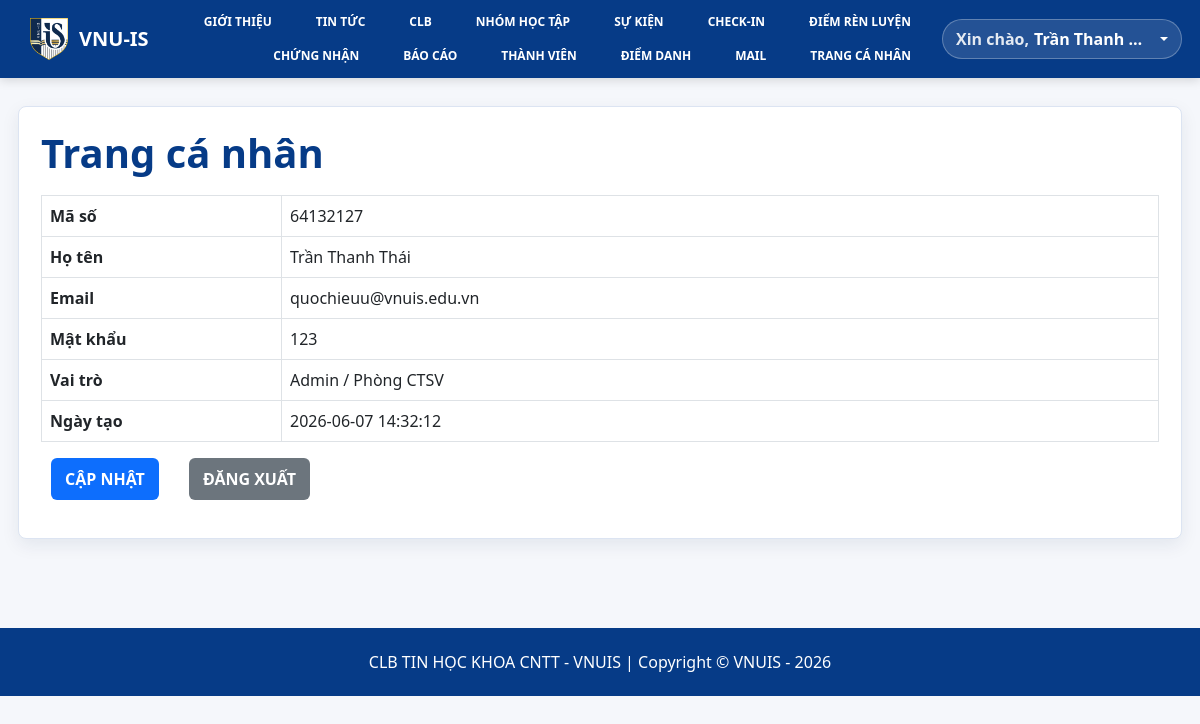
/ThanhVien_Admin_64131060/Admin_Page_64131060 (signed in), run on the app's committed database.
### tables this page shows
CREATE TABLE ThanhVien (
    MaThanhVien VARCHAR(50) PRIMARY KEY,
    HoTen VARCHAR(100) NOT NULL,
    Email VARCHAR(100) UNIQUE NOT NULL,
    MatKhau VARCHAR(255) NOT NULL,
    MaVaiTro VARCHAR(50) NOT NULL,
    NgayTao DATETIME DEFAULT CURRENT_TIMESTAMP,
    CONSTRAINT fk_thanhvien_vaitro FOREIGN KEY (MaVaiTro) REFERENCES VaiTro(MaVaiTro)
);

CREATE TABLE VaiTro (
    MaVaiTro VARCHAR(50) PRIMARY KEY,
    TenVaiTro VARCHAR(50) NOT NULL
);

### app/controllers/ThanhVien_Admin_64131060Controller.php (called while the page is built, shortened)
<?php
class ThanhVien_Admin_64131060Controller extends Controller
{
    private string $controllerName = 'ThanhVien_Admin_64131060';
    public function Admin_Page_64131060(): void { $this->renderProfile($this->controllerName, 'Edit_Admin_64131060'); }
}

### app/core/Router.php (called while the page is built, shortened)
<?php
class Router
{
    public function dispatch(): void
    {
        $path = trim($_GET['url'] ?? '', '/');
        $parts = $path === '' ? [] : array_values(array_filter(explode('/', $path), fn($part) => $part !== ''));
        $controller = $this->clean($parts[0] ?? 'TrangChu_64131060');
        $action = $this->clean($parts[1] ?? $controller);
        $params = array_slice($parts, 2);
        $instance = new $class();
        call_user_func_array([$instance, $action], $params);
    }
    private function clean(string $value): string
    {
        return preg_replace('/[^A-Za-z0-9_]/', '', $value) ?: 'TrangChu_64131060';
    }
}

### public/index.php (called while the page is built, shortened)
<?php
require_once APP_PATH . '/core/helpers.php';
require_once APP_PATH . '/core/Database.php';
require_once APP_PATH . '/core/Controller.php';
require_once APP_PATH . '/core/Repository.php';
require_once APP_PATH . '/core/Validator.php';
require_once APP_PATH . '/core/Router.php';
(new Router())->dispatch();

### app/core/helpers.php (called while the page is built, shortened)
<?php
function h($value): string
{
    return htmlspecialchars((string)($value ?? ''), ENT_QUOTES, 'UTF-8');
}
function base_url(string $path = ''): string
{
    $script = $_SERVER['SCRIPT_NAME'] ?? '/index.php';
    $base = rtrim(str_replace('\\', '/', dirname($script)), '/');
    if ($base === '' || $base === '.') {
        $base = '';
    }
    return $base . ($path !== '' ? '/' . ltrim($path, '/') : '');
}
function url_for(string $controller, string $action = '', array $params = []): string
{
    $path = trim($controller, '/');
    if ($action !== '') {
        $path .= '/' . trim($action, '/');
    }
    $url = base_url($path);
    return $params ? $url . '?' . http_build_query($params) : $url;
}
function current_email(): ?string
{
    return $_SESSION['Email'] ?? null;
}

### app/core/Repository.php (called while the page is built, shortened)
<?php
class Repository
{
    private PDO $db;
    public function __construct()
    {
        $this->db = Database::connection();
    }
    private function fetchOne(string $sql, array $params = []): ?array
    {
        $stmt = $this->db->prepare($sql);
        $stmt->execute($params);
        $row = $stmt->fetch();
        return $row ?: null;
    }
}

### app/config/database.php (called while the page is built)
<?php
return [
    'host' => 'localhost',
    'database' => 'clbtinhoc_64131060',
    'username' => 'root',
    'password' => '',
    'charset' => 'utf8mb4',
];

### app/core/Database.php (called while the page is built)
<?php
class Database
{
    private static ?PDO $connection = null;
    public static function connection(): PDO
    {
        if (self::$connection === null) {
            $config = require APP_PATH . '/config/database.php';
            $dsn = sprintf('mysql:host=%s;dbname=%s;charset=%s', $config['host'], $config['database'], $config['charset']);
            self::$connection = new PDO($dsn, $config['username'], $config['password'], [
                PDO::ATTR_ERRMODE => PDO::ERRMODE_EXCEPTION,
                PDO::ATTR_DEFAULT_FETCH_MODE => PDO::FETCH_ASSOC,
                PDO::ATTR_EMULATE_PREPARES => false,
            ]);
        }
        return self::$connection;
    }
}

### app/core/repository/MemberRepositoryTrait.php (called while the page is built, shortened)
<?php
trait MemberRepositoryTrait
{
    public function findMemberByEmail(?string $email): ?array
    {
        return $this->fetchOne('SELECT ThanhVien.*, VaiTro.TenVaiTro
            FROM ThanhVien
            LEFT JOIN VaiTro ON VaiTro.MaVaiTro = ThanhVien.MaVaiTro
            WHERE ThanhVien.Email = :email
            LIMIT 1', ['email' => $email]);
    }
}

### app/views/generic/profile.php (the view, shortened to what this page needs)
<section class="panel">
    <h1 class="page-title"><?= h($data['title']) ?></h1>
    <table class="table table-bordered">
        <?php foreach ($data['cfg']['list'] as $field => $label): ?>
            <tr><th style="width:240px;"><?= h($label) ?></th><td><?= h($data['row'][$field] ?? '') ?></td></tr>
        <?php endforeach; ?>
    </table>
    <div class="toolbar">
        <a class="btn-main" href="<?= url_for($data['controller'], $data['editAction'], ['MaThanhVien' => $data['row']['MaThanhVien']]) ?>">CẬP NHẬT</a>
        <a class="btn-back" href="<?= url_for('Login_64131060', 'Logout_64131060') ?>">ĐĂNG XUẤT</a>
    </div>
</section>

### public/Content/Site.css (style rules this page uses)
﻿ html, body { font-family: "Segoe UI", Tahoma, Arial, sans-serif; }

### public/Content/StyleAdmin.css (style rules this page uses)
a { text-decoration: none; color: white; margin-inline: 10px; }

### app/views/layouts/main.php (style rules this page uses)
body { font-family: "Segoe UI", Tahoma, Arial, sans-serif; background: #f5f7fb; color: #16213e; }
a { text-decoration: none; }
.panel { background: #fff; border: 1px solid #dce4f2; border-radius: 8px; padding: 22px; box-shadow: 0 6px 18px rgba(15, 42, 80, .08); }
.page-title { font-weight: 800; color: #063b87; margin-bottom: 18px; }
.toolbar { display: flex; gap: 10px; flex-wrap: wrap; margin-bottom: 16px; }
.btn-main, .btn-back, .btn-danger-soft { border: 0; border-radius: 6px; padding: 9px 14px; font-weight: 700; display: inline-block; }
.btn-main { background: #0d6efd; color: #fff; }
.btn-back { background: #6c757d; color: #fff; }
td { vertical-align: middle; }

### data on the page
thanhvien: MaThanhVien "64132127", HoTen "Trần Thanh Thái", Email "quochieuu@vnuis.edu.vn", MatKhau "123", MaVaiTro.TenVaiTro "Admin / Phòng CTSV", NgayTao "2026-06-07 14:32:12"

### other printed values
current_user_name() "Trần Thanh…"
$data['title'] "Trang cá nhân"
$label "Mã số"
$label "Họ tên"
$label "Email"
$label "Mật khẩu"
$label "Vai trò"
$label "Ngày tạo"
